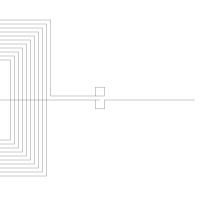

Write the Python code that produced this figure.
#!/usr/bin/python
import argparse
import drawsvg as draw
from numpy import array, sqrt, pi, log
from math import floor, ceil

ALIGN_BOTTOM = 0
ALIGN_TOP = 1


PIXEL_SCALE = 8.93 # customize it per computer

SIZE_0603_IN_PIXEL = 1.6 * PIXEL_SCALE
SIZE_0402_IN_PIXEL = 1 * PIXEL_SCALE
#
#  Embroidery coil maker, import to inkscape to generate pes file
#**** Size unit is mm and inductance is uH
class CoilMaker:

    ## static function to generate a coil with a transmission line directly
    def GenerateCoil(name, transmission_line_length, inductance, size = 0, reverse = False, intergrated_r = False, intergrated_c = False):
        coilMaker = CoilMaker(inductance * (10 ** -6), size)
        d = draw.Drawing(200, 200, origin='center', displayInline=False)
        p = draw.Path(stroke_width=0.202, stroke='black', fill_opacity ="0")
        coilMaker.makeCoil(p, transmission_line_length, intergrated_r, intergrated_c,
                    reverse) 

        d.append(p)
        d.save_svg(name + ".svg")  # Save to file


    def __init__(self, inductance, size = 0):

        self.inductance = inductance
        self.size = size
        self.line_width = 0.202
        self.spacing = 0.5
        self.relative_permeability = 1  # 相对磁导率，单位长度上的电感
  
        self.minimum_stitch_length = 0.5 
        # self.n_turns = self.calculateNTurns()
        self.n_turns = 11
        print("nTurns:", self.n_turns)
        # self.d_in = self.spacing if self.size == 0 else self.size - (self.spacing + self.line_width) * self.n_turns * 2
        self.d_in = self.spacing
        self.d_out = self.size if self.size > 0 else self.d_in + (self.spacing + self.line_width) * self.n_turns * 2
        print("din:", self.d_in)
        print("dout:", self.d_out)

    ## calculate the number of turns, based on (optional) dout and target inductance.
    def calculateNTurns(self): 
        best_n, l_diff = 0, 100

        if self.size > 0:
            ### binary search to find the  number of turns given the inductance
            min_n = 1
            max_n = 50
            while min_n < max_n:
                n = (min_n + max_n) // 2
                d_in = self.size - (self.spacing + self.line_width) * n * 2
                print("n chosen in binary search: ", n)
                if d_in < 0:
                    max_n = n - 1
                    continue
                d_out = self.size
                l = CoilMaker.getSingleInductance(d_in, d_out, n, self.relative_permeability)
                print("single inductance: ", l)
                if l <= self.inductance:
                    min_n = n + 1
                else:
                    max_n = n - 1
                if abs(l - self.inductance) < l_diff:
                    l_diff = abs(l - self.inductance)
                    best_n = n
        else:
            ### binary search to find the number of turns for the smallest inductor
            min_n = 1
            max_n = 50
            while min_n < max_n:
                n = (min_n + max_n) // 2
                d_in = self.spacing
                d_out = d_in + (self.spacing + self.line_width) * n * 2
                l = CoilMaker.getSingleInductance(d_in, d_out, n, self.relative_permeability)
                if l <= self.inductance:
                    min_n = n + 1
                else:
                    max_n = n - 1
                if abs(l - self.inductance) < l_diff:
                    l_diff = abs(l - self.inductance)
                    best_n = n
        return best_n

    # Stitch Coil and Transmission line
    def makeCoil(self, path, transmission_line_length, integrated_r = False, integrated_c = False, reverse = False):
        
        reverseF = -1 if reverse else 1
        path.M(95, 0)
        coil_location = array([(transmission_line_length)*reverseF*PIXEL_SCALE, 0])
        spacing = array([self.spacing*PIXEL_SCALE, self.spacing*PIXEL_SCALE])
        print("line_width: ", self.line_width * PIXEL_SCALE)
        spacing[0] = 4
        spacing[1] = 4
        print("spacing: ", spacing[0])
        print("width: ", self.line_width * PIXEL_SCALE)
        print("inner: ", self.d_in * PIXEL_SCALE)
        # din = array([self.d_in*PIXEL_SCALE, self.d_in*PIXEL_SCALE]) 
        din = array([80, 80])
        print("coil_location: ", coil_location)
        self.stitchConnectionNode(path, [0, coil_location[1]], ALIGN_BOTTOM)
        if integrated_r:
            smd_r_location = (5*PIXEL_SCALE+SIZE_0603_IN_PIXEL)
            path.L(coil_location[0] - reverseF * smd_r_location, coil_location[1])  
            self.stitchConnectionNode(path, [coil_location[0] - reverseF * smd_r_location, coil_location[1]], ALIGN_BOTTOM)  
            path.L(coil_location[0] - reverseF * (smd_r_location-SIZE_0603_IN_PIXEL), coil_location[1]) 
            self.stitchConnectionNode(path, [coil_location[0] - reverseF * (smd_r_location-SIZE_0603_IN_PIXEL), coil_location[1]], ALIGN_BOTTOM)  
        
        if integrated_c:
            smd_c_location = (1 + PIXEL_SCALE+SIZE_0603_IN_PIXEL)
            path.L(coil_location[0] - reverseF * smd_c_location, coil_location[1])  
            self.stitchConnectionNode(path, [coil_location[0] - reverseF * smd_c_location, coil_location[1]], ALIGN_BOTTOM)  
            path.L(coil_location[0] - reverseF * (smd_c_location-SIZE_0603_IN_PIXEL), coil_location[1]) 
            self.stitchConnectionNode(path, [coil_location[0] - reverseF * (smd_c_location-SIZE_0603_IN_PIXEL), coil_location[1]], ALIGN_BOTTOM)  

        centers = array([coil_location[0] + (self.d_out/2)*reverseF*PIXEL_SCALE, coil_location[1]])
        path.L(centers[0], centers[1])
        self.stitchCoil(path, centers, din, spacing, reverse)
        path.L(0, centers[1] - spacing[1])
        self.stitchConnectionNode(path, [0, centers[1] - spacing[1]], ALIGN_TOP)
        print("single inductance: ", CoilMaker.getSingleInductance(self.d_in, self.d_out, self.n_turns, self.relative_permeability))

    # Stitch Connection Node
    def stitchConnectionNode(self, p, location, alignment = 0): 
 
        self.last_point = location
        size_in_pixel = 1  * PIXEL_SCALE
        if alignment == ALIGN_BOTTOM:
            self.drawStitches(p, location[0] + size_in_pixel/2, location[1])
            print(self.last_point)
            self.drawStitches(p, location[0] + size_in_pixel/2, location[1] + size_in_pixel)
            print(self.last_point)
            self.drawStitches(p, location[0] - size_in_pixel/2, location[1] + size_in_pixel)
            self.drawStitches(p, location[0] - size_in_pixel/2, location[1])
            self.drawStitches(p, location[0], location[1])
        else:
            self.drawStitches(p, location[0] + size_in_pixel/2, location[1])
            self.drawStitches(p, location[0] + size_in_pixel/2, location[1] - size_in_pixel)
            self.drawStitches(p, location[0] - size_in_pixel/2, location[1] - size_in_pixel)
            self.drawStitches(p, location[0] - size_in_pixel/2, location[1])
            self.drawStitches(p, location[0], location[1]) 
        return p

    # Stitch Coil
    def stitchCoil(self, p, centers, din, spacing, reverse = False): 
        next_top_left_corner = array([centers[0]-din[0]/2, centers[1]-din[1]/2])
        next_bot_right_corner = array([centers[0]+din[0]/2, centers[1]+din[0]/2])
        print("top, left corneer: ", next_top_left_corner)
        print("bottom, right corner: ", next_bot_right_corner)
        self.last_point = centers

        for turn in range(0,self.n_turns):
            if reverse:
                self.drawStitches(p, next_top_left_corner[0], self.last_point[1]) #Right to Left
                self.drawStitches(p, next_top_left_corner[0], next_top_left_corner[1]) #Top to Bottom
                self.drawStitches(p, next_bot_right_corner[0], next_top_left_corner[1]) #Left to Right
                if turn == (self.n_turns -1):
                    self.drawStitches(p, next_bot_right_corner[0], centers[1] - spacing[1]) #Bottom to Tio
                else:
                    self.drawStitches(p, next_bot_right_corner[0], next_bot_right_corner[1])#Bottom to Tio
            else:
                self.drawStitches(p, next_bot_right_corner[0], self.last_point[1]) #Left to Right
                self.drawStitches(p, next_bot_right_corner[0], next_top_left_corner[1]) #Top to Bottom
                self.drawStitches(p, next_top_left_corner[0], next_top_left_corner[1]) #Left to Right
                if turn == (self.n_turns -1):
                    self.drawStitches(p, next_top_left_corner[0], centers[1] - spacing[1])#Bottom to Tio
                else:
                    self.drawStitches(p, next_top_left_corner[0], next_bot_right_corner[1]+spacing[1])#Bottom to Tio

            next_top_left_corner -= spacing
            next_bot_right_corner += spacing
        return p


    def drawStitches(self, p, x, y):
        dx = x - self.last_point[0]
        dy = y - self.last_point[1]
        length = sqrt((dx**2) + (dy**2))
        
        stitches = length/(self.minimum_stitch_length* PIXEL_SCALE)
        for i in range(1, floor(stitches)):
            # print(stitches)
            p.L(self.last_point[0] + dx/stitches*i, self.last_point[1] + dy/stitches*i)
        p.L(x, y)
        self.last_point = array([x, y])

    def getSingleInductance(d_in, d_out, n, rp): 
        C1 = 1.27
        C2 = 2.07
        C3 = 0.18
        C4 = 0.13
        N = n
        diaAvg = (10**-3 * (d_in + d_out) / 2)
        permeability = 4*pi*10**(-7) * rp
        fillratio = ( d_out - d_in)/( d_out + d_in)
        L = ((permeability *  N**2 *diaAvg* C1)/2) * (log(C2/fillratio) + C3*fillratio + C4* fillratio**2)
        return L

    def getDoubleInductance(d_in, d_out, n, rp, thickness):
        N = n
        X = thickness
        A = 0.184
        B = -0.525
        C = 1.038
        D = 1.001
        KC = (N**2)/( (A*X**3 + B*X**2 + C*X + D) * ( (1.67*N**2 -5.84*N +65)* 0.64) )
        L12 = CoilMaker.getSingleInductance(d_in, d_out, n, rp)
        Ltot = 2*L12 + 2*KC * L12
        return Ltot



if __name__=="__main__":
    CoilMaker.GenerateCoil("coil_v2_4", 2, 30, 25,reverse= True, intergrated_c= False, intergrated_r=False)


    
